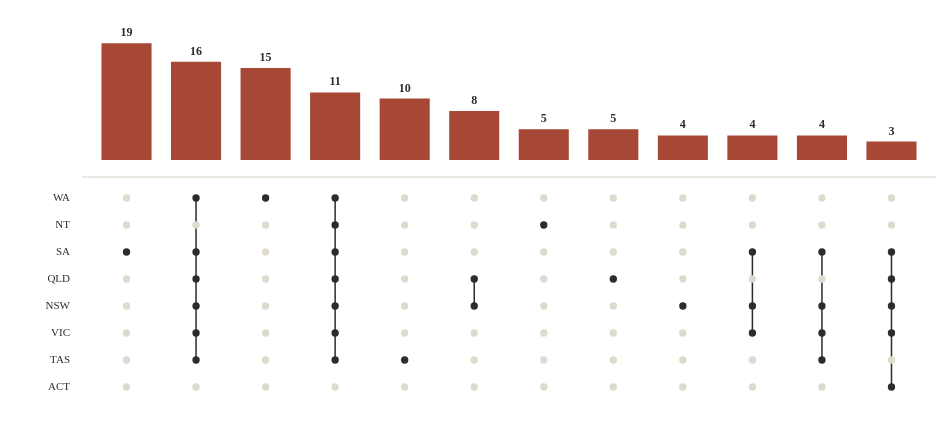

Source (Vega-Lite JSON):
### Vega specification from a JSON file in a GitHub repository (floating-point values rounded to 4 significant figures)
{"$schema": "https://vega.github.io/schema/vega/v5.json", "width": 854, "height": 390, "padding": {"left": 45, "right": 10, "top": 20, "bottom": 18}, "background": "transparent", "autosize": {"type": "pad", "contains": "padding"}, "config": {"text": {"font": "Bricolage Grotesque", "fill": "#292e27"}, "axis": {"labelFont": "Bricolage Grotesque", "titleFont": "Bricolage Grotesque", "labelFontSize": 12, "titleFontSize": 12, "titleFontWeight": 500, "labelColor": "#60665c", "titleColor": "#292e27", "domain": false, "ticks": false, "gridColor": "#e0dccf", "gridOpacity": 0.75, "labelPadding": 8, "titlePadding": 14}, "legend": {"labelFont": "Bricolage Grotesque", "titleFont": "Bricolage Grotesque", "labelFontSize": 11, "titleFontSize": 11, "titleFontWeight": 500, "labelColor": "#60665c", "titleColor": "#292e27", "gradientThickness": 9, "gradientLength": 130, "padding": 8}}, "description": "An UpSet chart of the twelve most common exact state combinations among 150 extant threatened bird taxa listed by DCCEEW in the eight jurisdictions. A connected column is an exact combination of states, and the bar above counts listed taxa in it.", "data": [{"name": "bars", "values": [{"id": 0, "combination": "SA", "count": 19}, {"id": 1, "combination": "WA + SA + QLD + NSW + VIC + TAS", "count": 16}, {"id": 2, "combination": "WA", "count": 15}, {"id": 3, "combination": "WA + NT + SA + QLD + NSW + VIC + TAS", "count": 11}, {"id": 4, "combination": "TAS", "count": 10}, {"id": 5, "combination": "QLD + NSW", "count": 8}, {"id": 6, "combination": "NT", "count": 5}, {"id": 7, "combination": "QLD", "count": 5}, {"id": 8, "combination": "NSW", "count": 4}, {"id": 9, "combination": "SA + NSW + VIC", "count": 4}, {"id": 10, "combination": "SA + NSW + VIC + TAS", "count": 4}, {"id": 11, "combination": "SA + QLD + NSW + VIC + ACT", "count": 3}]}, {"name": "matrix", "values": [{"id": 0, "combination": "SA", "count": 19, "code": "WA", "row": 0, "active": false}, {"id": 0, "combination": "SA", "count": 19, "code": "NT", "row": 1, "active": false}, {"id": 0, "combination": "SA", "count": 19, "code": "SA", "row": 2, "active": true}, {"id": 0, "combination": "SA", "count": 19, "code": "QLD", "row": 3, "active": false}, {"id": 0, "combination": "SA", "count": 19, "code": "NSW", "row": 4, "active": false}, {"id": 0, "combination": "SA", "count": 19, "code": "VIC", "row": 5, "active": false}, {"id": 0, "combination": "SA", "count": 19, "code": "TAS", "row": 6, "active": false}, {"id": 0, "combination": "SA", "count": 19, "code": "ACT", "row": 7, "active": false}, {"id": 1, "combination": "WA + SA + QLD + NSW + VIC + TAS", "count": 16, "code": "WA", "row": 0, "active": true}, {"id": 1, "combination": "WA + SA + QLD + NSW + VIC + TAS", "count": 16, "code": "NT", "row": 1, "active": false}, {"id": 1, "combination": "WA + SA + QLD + NSW + VIC + TAS", "count": 16, "code": "SA", "row": 2, "active": true}, {"id": 1, "combination": "WA + SA + QLD + NSW + VIC + TAS", "count": 16, "code": "QLD", "row": 3, "active": true}, {"id": 1, "combination": "WA + SA + QLD + NSW + VIC + TAS", "count": 16, "code": "NSW", "row": 4, "active": true}, {"id": 1, "combination": "WA + SA + QLD + NSW + VIC + TAS", "count": 16, "code": "VIC", "row": 5, "active": true}, {"id": 1, "combination": "WA + SA + QLD + NSW + VIC + TAS", "count": 16, "code": "TAS", "row": 6, "active": true}, {"id": 1, "combination": "WA + SA + QLD + NSW + VIC + TAS", "count": 16, "code": "ACT", "row": 7, "active": false}, {"id": 2, "combination": "WA", "count": 15, "code": "WA", "row": 0, "active": true}, {"id": 2, "combination": "WA", "count": 15, "code": "NT", "row": 1, "active": false}, {"id": 2, "combination": "WA", "count": 15, "code": "SA", "row": 2, "active": false}, {"id": 2, "combination": "WA", "count": 15, "code": "QLD", "row": 3, "active": false}, {"id": 2, "combination": "WA", "count": 15, "code": "NSW", "row": 4, "active": false}, {"id": 2, "combination": "WA", "count": 15, "code": "VIC", "row": 5, "active": false}, {"id": 2, "combination": "WA", "count": 15, "code": "TAS", "row": 6, "active": false}, {"id": 2, "combination": "WA", "count": 15, "code": "ACT", "row": 7, "active": false}, {"id": 3, "combination": "WA + NT + SA + QLD + NSW + VIC + TAS", "count": 11, "code": "WA", "row": 0, "active": true}, {"id": 3, "combination": "WA + NT + SA + QLD + NSW + VIC + TAS", "count": 11, "code": "NT", "row": 1, "active": true}, {"id": 3, "combination": "WA + NT + SA + QLD + NSW + VIC + TAS", "count": 11, "code": "SA", "row": 2, "active": true}, {"id": 3, "combination": "WA + NT + SA + QLD + NSW + VIC + TAS", "count": 11, "code": "QLD", "row": 3, "active": true}, {"id": 3, "combination": "WA + NT + SA + QLD + NSW + VIC + TAS", "count": 11, "code": "NSW", "row": 4, "active": true}, {"id": 3, "combination": "WA + NT + SA + QLD + NSW + VIC + TAS", "count": 11, "code": "VIC", "row": 5, "active": true}, {"id": 3, "combination": "WA + NT + SA + QLD + NSW + VIC + TAS", "count": 11, "code": "TAS", "row": 6, "active": true}, {"id": 3, "combination": "WA + NT + SA + QLD + NSW + VIC + TAS", "count": 11, "code": "ACT", "row": 7, "active": false}, {"id": 4, "combination": "TAS", "count": 10, "code": "WA", "row": 0, "active": false}, {"id": 4, "combination": "TAS", "count": 10, "code": "NT", "row": 1, "active": false}, {"id": 4, "combination": "TAS", "count": 10, "code": "SA", "row": 2, "active": false}, {"id": 4, "combination": "TAS", "count": 10, "code": "QLD", "row": 3, "active": false}, {"id": 4, "combination": "TAS", "count": 10, "code": "NSW", "row": 4, "active": false}, {"id": 4, "combination": "TAS", "count": 10, "code": "VIC", "row": 5, "active": false}, {"id": 4, "combination": "TAS", "count": 10, "code": "TAS", "row": 6, "active": true}, {"id": 4, "combination": "TAS", "count": 10, "code": "ACT", "row": 7, "active": false}, {"id": 5, "combination": "QLD + NSW", "count": 8, "code": "WA", "row": 0, "active": false}, {"id": 5, "combination": "QLD + NSW", "count": 8, "code": "NT", "row": 1, "active": false}, {"id": 5, "combination": "QLD + NSW", "count": 8, "code": "SA", "row": 2, "active": false}, {"id": 5, "combination": "QLD + NSW", "count": 8, "code": "QLD", "row": 3, "active": true}, {"id": 5, "combination": "QLD + NSW", "count": 8, "code": "NSW", "row": 4, "active": true}, {"id": 5, "combination": "QLD + NSW", "count": 8, "code": "VIC", "row": 5, "active": false}, {"id": 5, "combination": "QLD + NSW", "count": 8, "code": "TAS", "row": 6, "active": false}, {"id": 5, "combination": "QLD + NSW", "count": 8, "code": "ACT", "row": 7, "active": false}, {"id": 6, "combination": "NT", "count": 5, "code": "WA", "row": 0, "active": false}, {"id": 6, "combination": "NT", "count": 5, "code": "NT", "row": 1, "active": true}, {"id": 6, "combination": "NT", "count": 5, "code": "SA", "row": 2, "active": false}, {"id": 6, "combination": "NT", "count": 5, "code": "QLD", "row": 3, "active": false}, {"id": 6, "combination": "NT", "count": 5, "code": "NSW", "row": 4, "active": false}, {"id": 6, "combination": "NT", "count": 5, "code": "VIC", "row": 5, "active": false}, {"id": 6, "combination": "NT", "count": 5, "code": "TAS", "row": 6, "active": false}, {"id": 6, "combination": "NT", "count": 5, "code": "ACT", "row": 7, "active": false}, {"id": 7, "combination": "QLD", "count": 5, "code": "WA", "row": 0, "active": false}, {"id": 7, "combination": "QLD", "count": 5, "code": "NT", "row": 1, "active": false}, {"id": 7, "combination": "QLD", "count": 5, "code": "SA", "row": 2, "active": false}, {"id": 7, "combination": "QLD", "count": 5, "code": "QLD", "row": 3, "active": true}, {"id": 7, "combination": "QLD", "count": 5, "code": "NSW", "row": 4, "active": false}, {"id": 7, "combination": "QLD", "count": 5, "code": "VIC", "row": 5, "active": false}, {"id": 7, "combination": "QLD", "count": 5, "code": "TAS", "row": 6, "active": false}, {"id": 7, "combination": "QLD", "count": 5, "code": "ACT", "row": 7, "active": false}, {"id": 8, "combination": "NSW", "count": 4, "code": "WA", "row": 0, "active": false}, {"id": 8, "combination": "NSW", "count": 4, "code": "NT", "row": 1, "active": false}, {"id": 8, "combination": "NSW", "count": 4, "code": "SA", "row": 2, "active": false}, {"id": 8, "combination": "NSW", "count": 4, "code": "QLD", "row": 3, "active": false}, {"id": 8, "combination": "NSW", "count": 4, "code": "NSW", "row": 4, "active": true}, {"id": 8, "combination": "NSW", "count": 4, "code": "VIC", "row": 5, "active": false}, {"id": 8, "combination": "NSW", "count": 4, "code": "TAS", "row": 6, "active": false}, {"id": 8, "combination": "NSW", "count": 4, "code": "ACT", "row": 7, "active": false}, {"id": 9, "combination": "SA + NSW + VIC", "count": 4, "code": "WA", "row": 0, "active": false}, {"id": 9, "combination": "SA + NSW + VIC", "count": 4, "code": "NT", "row": 1, "active": false}, {"id": 9, "combination": "SA + NSW + VIC", "count": 4, "code": "SA", "row": 2, "active": true}, {"id": 9, "combination": "SA + NSW + VIC", "count": 4, "code": "QLD", "row": 3, "active": false}, {"id": 9, "combination": "SA + NSW + VIC", "count": 4, "code": "NSW", "row": 4, "active": true}, {"id": 9, "combination": "SA + NSW + VIC", "count": 4, "code": "VIC", "row": 5, "active": true}, {"id": 9, "combination": "SA + NSW + VIC", "count": 4, "code": "TAS", "row": 6, "active": false}, {"id": 9, "combination": "SA + NSW + VIC", "count": 4, "code": "ACT", "row": 7, "active": false}, {"id": 10, "combination": "SA + NSW + VIC + TAS", "count": 4, "code": "WA", "row": 0, "active": false}, {"id": 10, "combination": "SA + NSW + VIC + TAS", "count": 4, "code": "NT", "row": 1, "active": false}, {"id": 10, "combination": "SA + NSW + VIC + TAS", "count": 4, "code": "SA", "row": 2, "active": true}, {"id": 10, "combination": "SA + NSW + VIC + TAS", "count": 4, "code": "QLD", "row": 3, "active": false}, {"id": 10, "combination": "SA + NSW + VIC + TAS", "count": 4, "code": "NSW", "row": 4, "active": true}, {"id": 10, "combination": "SA + NSW + VIC + TAS", "count": 4, "code": "VIC", "row": 5, "active": true}, {"id": 10, "combination": "SA + NSW + VIC + TAS", "count": 4, "code": "TAS", "row": 6, "active": true}, {"id": 10, "combination": "SA + NSW + VIC + TAS", "count": 4, "code": "ACT", "row": 7, "active": false}, {"id": 11, "combination": "SA + QLD + NSW + VIC + ACT", "count": 3, "code": "WA", "row": 0, "active": false}, {"id": 11, "combination": "SA + QLD + NSW + VIC + ACT", "count": 3, "code": "NT", "row": 1, "active": false}, {"id": 11, "combination": "SA + QLD + NSW + VIC + ACT", "count": 3, "code": "SA", "row": 2, "active": true}, {"id": 11, "combination": "SA + QLD + NSW + VIC + ACT", "count": 3, "code": "QLD", "row": 3, "active": true}, {"id": 11, "combination": "SA + QLD + NSW + VIC + ACT", "count": 3, "code": "NSW", "row": 4, "active": true}, {"id": 11, "combination": "SA + QLD + NSW + VIC + ACT", "count": 3, "code": "VIC", "row": 5, "active": true}, {"id": 11, "combination": "SA + QLD + NSW + VIC + ACT", "count": 3, "code": "TAS", "row": 6, "active": false}, {"id": 11, "combination": "SA + QLD + NSW + VIC + ACT", "count": 3, "code": "ACT", "row": 7, "active": true}]}, {"name": "links", "values": [{"id": 0, "combination": "SA", "count": 19, "min": 2, "max": 2}, {"id": 1, "combination": "WA + SA + QLD + NSW + VIC + TAS", "count": 16, "min": 0, "max": 6}, {"id": 2, "combination": "WA", "count": 15, "min": 0, "max": 0}, {"id": 3, "combination": "WA + NT + SA + QLD + NSW + VIC + TAS", "count": 11, "min": 0, "max": 6}, {"id": 4, "combination": "TAS", "count": 10, "min": 6, "max": 6}, {"id": 5, "combination": "QLD + NSW", "count": 8, "min": 3, "max": 4}, {"id": 6, "combination": "NT", "count": 5, "min": 1, "max": 1}, {"id": 7, "combination": "QLD", "count": 5, "min": 3, "max": 3}, {"id": 8, "combination": "NSW", "count": 4, "min": 4, "max": 4}, {"id": 9, "combination": "SA + NSW + VIC", "count": 4, "min": 2, "max": 5}, {"id": 10, "combination": "SA + NSW + VIC + TAS", "count": 4, "min": 2, "max": 6}, {"id": 11, "combination": "SA + QLD + NSW + VIC + ACT", "count": 3, "min": 2, "max": 7}]}, {"name": "codes", "values": [{"code": "WA", "row": 0}, {"code": "NT", "row": 1}, {"code": "SA", "row": 2}, {"code": "QLD", "row": 3}, {"code": "NSW", "row": 4}, {"code": "VIC", "row": 5}, {"code": "TAS", "row": 6}, {"code": "ACT", "row": 7}]}], "scales": [{"name": "x", "type": "band", "domain": {"data": "bars", "field": "id"}, "range": "width", "padding": 0.28}, {"name": "y", "type": "linear", "domain": [0, 22.8], "range": [140, 0], "zero": true}], "marks": [{"type": "rect", "from": {"data": "bars"}, "encode": {"enter": {"x": {"scale": "x", "field": "id"}, "width": {"scale": "x", "band": 1}, "y": {"scale": "y", "field": "count"}, "y2": {"value": 140}, "fill": {"value": "#a74735"}, "tooltip": {"signal": "{'Exactly these states':datum.combination,'Listed bird taxa':datum.count}"}}}}, {"type": "text", "from": {"data": "bars"}, "encode": {"enter": {"x": {"scale": "x", "field": "id", "band": 0.5}, "y": {"scale": "y", "field": "count", "offset": -7}, "text": {"field": "count"}, "align": {"value": "center"}, "fontSize": {"value": 12}, "fontWeight": {"value": 600}}}}, {"type": "rule", "encode": {"enter": {"x": {"value": 0}, "x2": {"signal": "width"}, "y": {"value": 157}, "stroke": {"value": "#d5d0c1"}}}}, {"type": "rule", "from": {"data": "links"}, "encode": {"enter": {"x": {"scale": "x", "field": "id", "band": 0.5}, "y": {"signal": "178+datum.min*27"}, "y2": {"signal": "178+datum.max*27"}, "stroke": {"value": "#292e27"}, "strokeWidth": {"value": 1.5}}}}, {"type": "symbol", "from": {"data": "matrix"}, "encode": {"enter": {"x": {"scale": "x", "field": "id", "band": 0.5}, "y": {"signal": "178+datum.row*27"}, "size": {"value": 54}, "fill": {"signal": "datum.active?'#292e27':'#dedace'"}, "tooltip": {"signal": "{'Exactly these states':datum.combination,'Listed bird taxa':datum.count,'State':datum.code,'Included':datum.active?'Yes':'No'}"}}}}, {"type": "text", "from": {"data": "codes"}, "encode": {"enter": {"x": {"value": -12}, "y": {"signal": "178+datum.row*27"}, "text": {"field": "code"}, "align": {"value": "right"}, "baseline": {"value": "middle"}, "fontSize": {"value": 11}}}}]}
